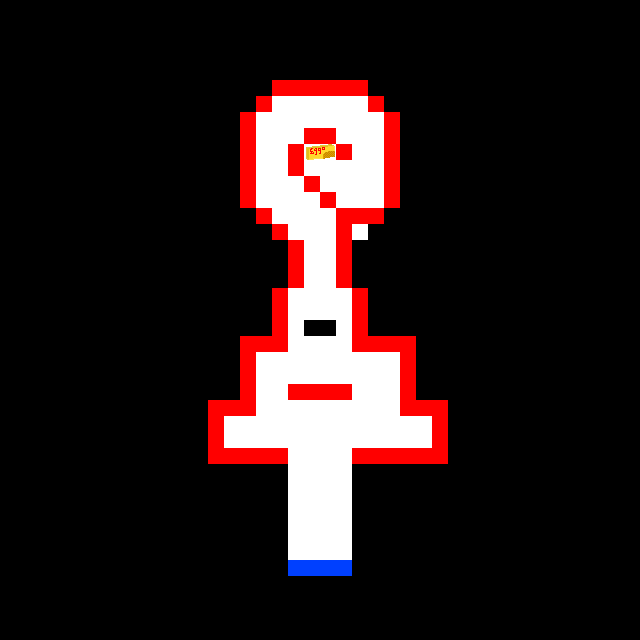

This is a level from a 2D game, rendered from its Tiled map with the project's own tilesets. A one-line summary and the map file follow, with tile-layer data summarised:
An orthogonal 40x40 tile map with 16x16 px tiles, 3 tile layers (Tile Layer 1, Tile Layer 2, a), 2 tilesets and 48 objects (28x death_collide, 17x player_collide, win_collide, player_spawn, light).

<map version="1.9" tiledversion="1.9.2" orientation="orthogonal" renderorder="right-down" width="40" height="40" tilewidth="16" tileheight="16" infinite="0" nextlayerid="5" nextobjectid="67">
 <tileset firstgid="1" source="../level1/color_set.tsx" />
 <tileset firstgid="101" source="../title_map/title_map.tsx" />
 <layer id="1" name="Tile Layer 1" width="40" height="40">
  <data>[1600 cells, 1600 non-empty, 1 distinct tile ids]</data>
 </layer>
 <layer id="2" name="Tile Layer 2" width="40" height="40">
  <data>[1600 cells, 250 non-empty, 6 distinct tile ids]</data>
 </layer>
 <layer id="4" name="a" width="40" height="40">
  <data>[1600 cells, 2 non-empty, 2 distinct tile ids]</data>
 </layer>
 <objectgroup id="3" name="Object Layer 1">
  <object id="1" name="win_collide" x="306" y="144" width="29" height="16" />
  <object id="2" name="death_collide" x="288" y="240" width="16" height="48" />
  <object id="7" name="death_collide" x="272" y="288" width="16" height="48" />
  <object id="8" name="death_collide" x="240" y="352" width="16" height="64" />
  <object id="9" name="death_collide" x="208" y="400" width="16" height="64" />
  <object id="10" name="death_collide" x="336" y="208" width="16" height="80" />
  <object id="11" name="death_collide" x="352" y="288" width="16" height="48" />
  <object id="16" name="death_collide" x="352" y="336" width="48" height="16" />
  <object id="17" name="death_collide" x="224" y="448" width="64" height="16" />
  <object id="18" name="death_collide" x="288" y="384" width="64" height="16" />
  <object id="22" name="player_collide" x="272" y="464" width="16" height="112" />
  <object id="23" name="player_collide" x="352" y="464" width="16" height="112" />
  <object id="24" name="player_collide" x="224" y="112" width="16" height="96" />
  <object id="25" name="player_collide" x="400" y="112" width="16" height="96" />
  <object id="26" name="player_collide" x="272" y="64" width="96" height="16" />
  <object id="27" name="player_collide" x="368" y="80" width="16" height="16" />
  <object id="28" name="player_collide" x="384" y="96" width="16" height="16" />
  <object id="29" name="player_collide" x="240" y="96" width="16" height="16" />
  <object id="30" name="player_collide" x="256" y="80" width="16" height="16" />
  <object id="31" name="player_collide" x="240" y="208" width="16" height="16" />
  <object id="32" name="player_collide" x="256" y="224" width="16" height="16" />
  <object id="33" name="player_collide" x="368" y="224" width="16" height="16" />
  <object id="34" name="player_collide" x="384" y="208" width="16" height="16" />
  <object id="35" name="player_collide" x="352" y="240" width="16" height="16" />
  <object id="37" name="player_collide" x="272" y="240" width="16" height="16" />
  <object id="38" name="player_collide" x="304" y="320" width="32" height="16" />
  <object id="39" name="player_collide" x="272" y="576" width="96" height="16" />
  <object id="40" name="player_spawn" x="304" y="544" width="16" height="16" />
  <object id="41" name="death_collide" x="240" y="112" width="16" height="96" />
  <object id="42" name="death_collide" x="384" y="112" width="16" height="96" />
  <object id="43" name="death_collide" x="272" y="224" width="16" height="16" />
  <object id="44" name="death_collide" x="256" y="208" width="16" height="16" />
  <object id="45" name="death_collide" x="256" y="96" width="16" height="16" />
  <object id="46" name="death_collide" x="272" y="80" width="96" height="16" />
  <object id="50" name="death_collide" x="352" y="208" width="32" height="16" />
  <object id="51" name="death_collide" x="320" y="192" width="16" height="16" />
  <object id="52" name="death_collide" x="288" y="144" width="16" height="32" />
  <object id="53" name="death_collide" x="304" y="128" width="32" height="16" />
  <object id="56" name="death_collide" x="352" y="448" width="96" height="16" />
  <object id="57" name="death_collide" x="432" y="400" width="16" height="48" />
  <object id="58" name="death_collide" x="400" y="336" width="16" height="80" />
  <object id="59" name="death_collide" x="416" y="400" width="16" height="16" />
  <object id="60" name="death_collide" x="224" y="400" width="16" height="16" />
  <object id="61" name="death_collide" x="240" y="336" width="48" height="16" />
  <object id="62" name="death_collide" x="304" y="176" width="16" height="16" />
  <object id="64" name="death_collide" x="336" y="144" width="16" height="16" />
  <object id="65" name="death_collide" x="368" y="96" width="16" height="16" />
  <object id="66" name="light" x="312" y="144" width="15" height="16" />
 </objectgroup>
</map>
